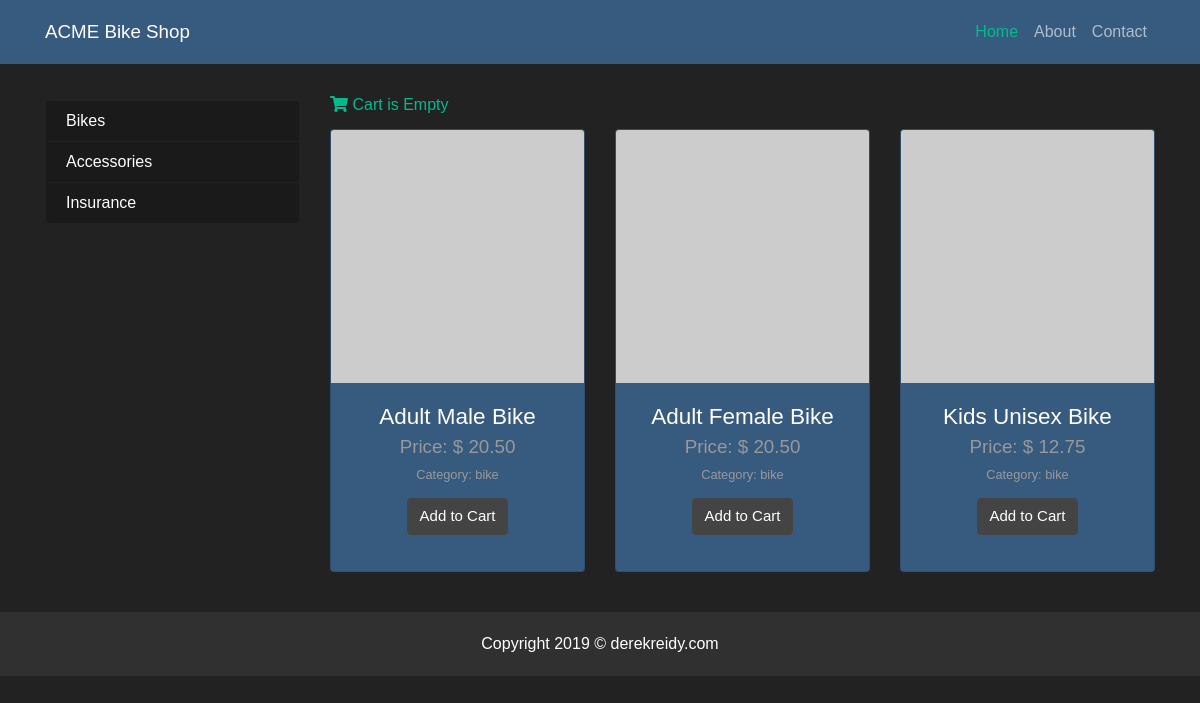
The page /category.php?product_type=bike on the database its author committed.
### tables this page shows
CREATE TABLE `products` (
  `id` int(11) NOT NULL,
  `name` varchar(200) NOT NULL,
  `description` text NOT NULL,
  `product_type` varchar(200) NOT NULL,
  `price` float(10,2) NOT NULL,
  `image` varchar(255) NOT NULL,
  `created` datetime NOT NULL,
  `modified` datetime NOT NULL,
  `status` enum('1','0') NOT NULL DEFAULT '1' COMMENT '1=Active | 0=Inactive'
);

### Cart.class.php (called while the page is built, shortened)
<?php
class Cart
{
    protected $cart_contents = array();
    public function __construct()
    {
        $this->cart_contents = !empty($_SESSION['cart_contents']) ? $_SESSION['cart_contents'] : NULL;
        if ($this->cart_contents === NULL) {
            $this->cart_contents = array('cart_total' => 0, 'total_items' => 0);
        }
    }
    public function total_items() {
        return $this->cart_contents['total_items'];
    }
}

### category.php (the view)
<?php include_once ('inc/header.php'); ?>
<div class="container">
    <div class="row" style="margin-top: 20px;">
        <?php include_once ('inc/sidebar.php');?>
        <div class="col-lg-9">
            <div class="cart-view">
                <a href="viewCart.php" title="View Cart"><i class="fas fa-shopping-cart"></i>
                    <?php echo ($cart->total_items() > 0) ? $cart->total_items().' Item(s)':' Cart is Empty';?></a>
            </div>
            <br />
            <div class="row" id="products">
                <?php
                $cat = $_GET['product_type'];
                $result = $db->query("SELECT * FROM products WHERE product_type = '$cat' ORDER BY id ASC");
                if($result->num_rows > 0) {
                    while($row = $result->fetch_assoc()) {
                        ?>
                        <div class="col-lg-4 col-md-6 mb-4">
                            <div class="card text-white bg-primary mb-3 product-image align-content-center" style="max-width:20rem;">
                                <img class="card-img-top" src="<?php echo $row['image']; ?>" alt="<?php echo $row['name']; ?>">
                                <div class="card-body">
                                    <h4 class="card-title text-center"><?php echo $row['name']; ?></h4>
                                    <h5 class="card-subtitle mb-2 text-muted text-center">Price: $ <?php echo number_format($row['price'], 2); ?></h5>
                                    <p class="card-text text-muted text-center"><small>Category: <?php echo $row['product_type']; ?></small></p>
                                    <p class="text-center"><a href="cartAction.php?action=addToCart&id=<?php echo $row['id'];?>" class="btn btn-secondary">Add to Cart</a></p>
                                </div>
                            </div>
                        </div>
                    <?php }} else { ?>
                    <p>Product(s) not found...</p>
                <?php } ?>
            </div>
        </div>
    </div>
</div>
<?php include_once ('inc/footer.php'); ?>

### css/style.css (style rules this page uses)
html { height: 100%; min-height: 100%; color: #222; font-size: 1em; line-height: 1.4; }
body { font: 100%/1 'PT Serif', sans-serif; padding-top: 56px; }
audio, canvas, iframe, img, svg, video { vertical-align: middle; }
.cart-view { margin-top: 20px; }

### rows shown on the page
products: name "Adult Male Bike", price "20.50", product_type "bike"
products: name "Adult Female Bike", price "20.50", product_type "bike"
products: name "Kids Unisex Bike", price "12.75", product_type "bike"
